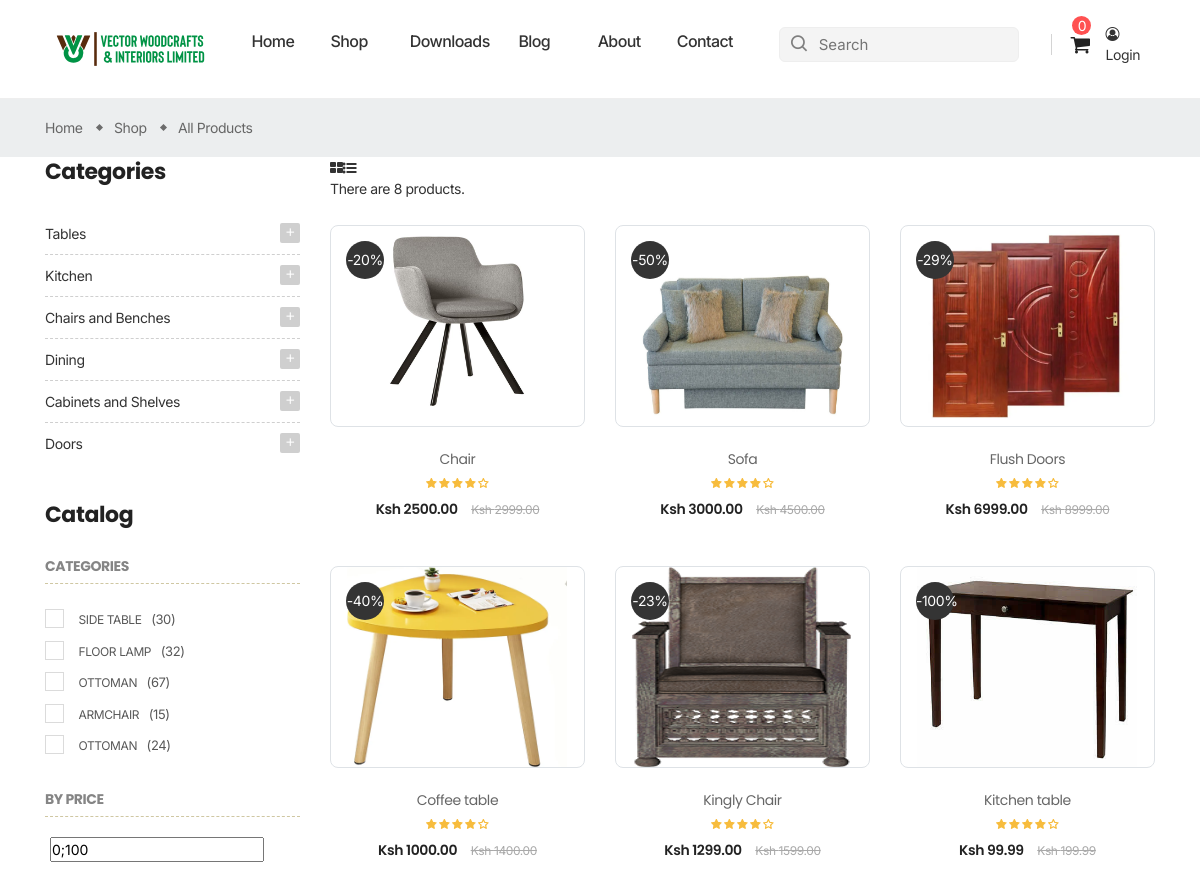
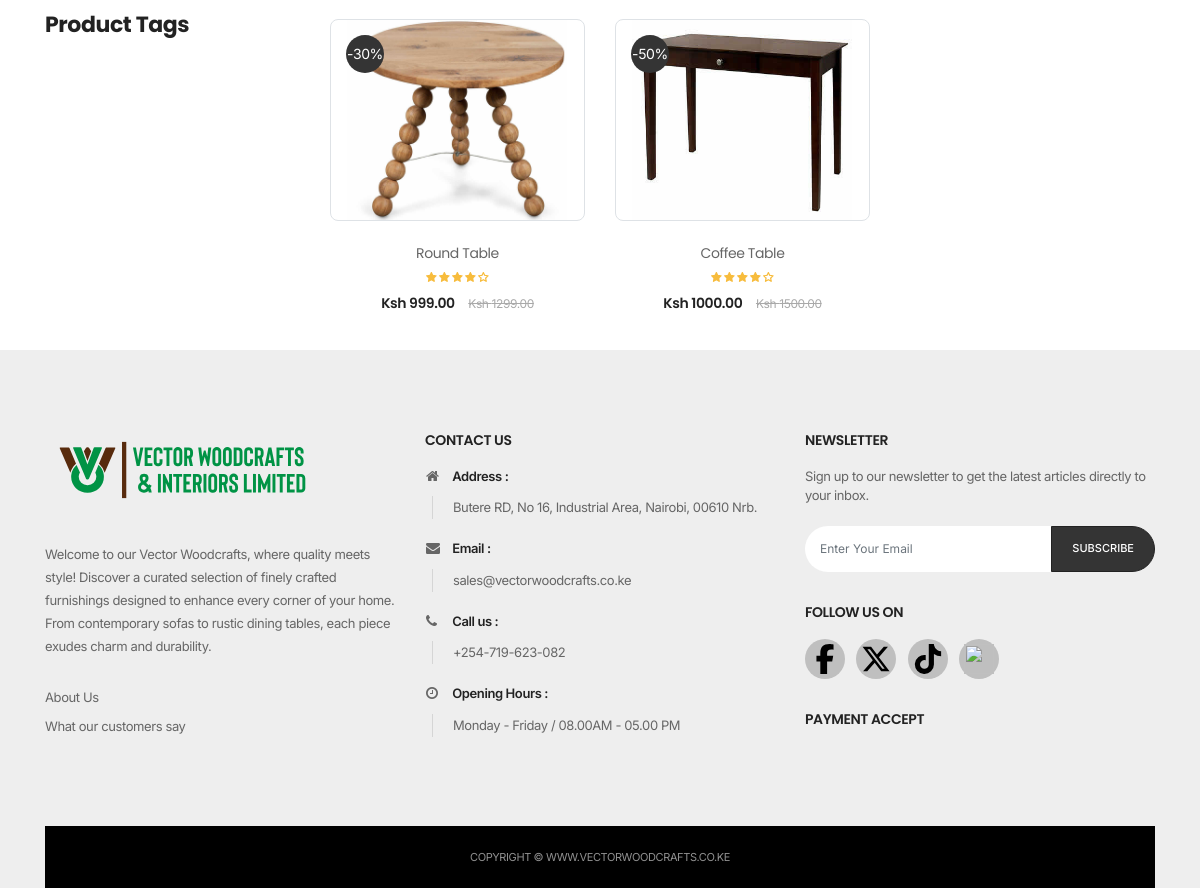
Page /products on the committed database (2 pictures, top to bottom).
### vectorWoodsEcomm/models.py (models this page shows, shortened)
class Category(models.Model):
    cid = ShortUUIDField(unique=True,length = 10, max_length = 20, prefix = "cat", alphabet = "abcdef12345")
    title = models.CharField(max_length=100)
    image = models.ImageField(upload_to="category")
    class Meta:
        verbose_name_plural = "Categories"

class Product(models.Model):
    pid = ShortUUIDField(unique=True,length = 10, max_length = 20, alphabet = "abcdefghijk123456789")
    title = models.CharField(max_length=100)
    category = models.ForeignKey(Category, on_delete=models.SET_NULL, null=True, related_name="category")
    image = models.ImageField(upload_to = "products")
    description = models.TextField(null=True, blank=True, default="This is the product")
    product_status = models.CharField(choices=STATUS_CHOICE,max_length=30, default="processing")
    price = models.DecimalField(max_digits=999999, decimal_places=2, default="99.99")
    old_price = models.DecimalField(max_digits=999999, decimal_places=2, default="199.99")
    tags = TaggableManager(blank=True)
    in_stock = models.BooleanField(default=True)
    featured = models.BooleanField(default=True)
    sku = ShortUUIDField(unique=True,length = 10, max_length = 20,prefix="sku", alphabet = "0123456789")
    date = models.DateField(auto_now_add=True)
    updated = models.DateField(null=True, blank= True)
    class Meta:
        verbose_name_plural = "Products"
    def get_percentage(self):
        new_price = ((self.old_price-self.price)/self.price) * 100
        return new_price

### vectorWoodsEcomm/views.py (the view)
# urls.py: path('products', views.products_view,name='products'),
def products_view(request):
    categories = Category.objects.all()
    products = Product.objects.all().order_by("-id")
    context = {
        "categories" : categories ,
        "products" : products,
    }
    return render(request, 'products.html', context)

### vectorWoodsEcomm/context_processor.py (called while the page is built)
def default(request):
    categories = Category.objects.all()
    product = Product.objects.all()
    return {
        'categories':categories,
        'product':product
    }

### templates/products.html (shortened to what this page needs)
{% extends 'base.html' %}
{% load static %}
{% block content %}
   <section>
    <div class="main-content">
        <div id="wrapper-site">
            <div id="content-wrapper" class="full-width">
                <div id="main">
                    <div class="page-home">
                        <nav class="breadcrumb-bg">
                            <div class="container no-index">
                                <div class="breadcrumb">
                                    <ol>
                                        <li>
                                            <a href="#">
                                                <span>Home</span>
                                            </a>
                                        </li>
                                        <li>
                                            <a href="#">
                                                <span>Shop</span>
                                            </a>
                                        </li>
                                        <li>
                                            <a href="#">
                                                <span>All Products</span>
                                            </a>
                                        </li>
                                    </ol>
                                </div>
                            </div>
                        </nav>
                        <div class="container">
                            <div class="content">
                                <div class="row">
                                    <div class="sidebar-3 sidebar-collection col-lg-3 col-md-4 col-sm-4">
                                        <div class="sidebar-block">
                                            <div class="title-block">Categories</div>
                                            <div class="block-content">
                                               {% for c in categories %}
                                                <div class="cateTitle hasSubCategory open level1">
                                                    <span class="arrow collapsed collapse-icons" data-toggle="collapse" data-target="#kitchen" aria-expanded="false" role="status">
                                                        <i class="zmdi zmdi-plus"></i>
                                                    </span>
                                                    <a class="cateItem" href="{% url 'category' c.cid %}">{{c.title}}</a>
                                                </div>
                                                {% endfor %}
                                            </div>
                                        </div>
                                        <div class="sidebar-block">
                                            <div class="title-block">Catalog</div>
                                            <div class="new-item-content">
                                                <h3 class="title-product">categories</h3>
                                                <ul class="scroll-product">
                                                    <li>
                                                        <label class="check">
                                                            <span class="checkmark"></span>
                                                        </label>
                                                        <a href="#">
                                                            <b>side table</b>
                                                            <span class="quantity">(30)</span>
                                                        </a>
                                                    </li>
                                                    <li>
                                                        <label class="check">
                                                            <span class="checkmark"></span>
                                                        </label>
                                                        <a href="#">
                                                            <b>floor lamp</b>
                                                            <span class="quantity">(32)</span>
                                                        </a>
                                                    </li>
                                                    <li>
                                                        <label class="check">
                                                            <span class="checkmark"></span>
                                                        </label>
                                                        <a href="#">
                                                            <b>ottoman</b>
                                                            <span class="quantity">(67)</span>
                                                        </a>
                                                    </li>
                                                    <li>
                                                        <label class="check">
                                                            <span class="checkmark"></span>
                                                        </label>
                                                        <a href="#">
                                                            <b>armchair</b>
                                                            <span class="quantity">(15)</span>
                                                        </a>
                                                    </li>
                                                    <li>
                                                        <label class="check">
                                                            <span class="checkmark"></span>
                                                        </label>
                                                        <a href="#">
                                                            <b>ottoman</b>
                                                            <span class="quantity">(24)</span>
                                                        </a>
                                                    </li>
                                                </ul>
                                            </div>
                                            <div class="tiva-filter-price new-item-content sidebar-block">
                                                <h3 class="title-product">By Price</h3>
                                                <div id="block_price_filter" class="block">
                                                    <div class="block-content">
                                                        <div id="slider-range" class="tiva-filter">
                                                            <div class="filter-itemprice-filter">
                                                                <div class="layout-slider">
                                                                    <input id="price-filter" name="price" value="0;100" />
                                                                </div>
                                                            </div>
                                                        </div>
                                                    </div>
                                                </div>
                                            </div>
                                        </div>
                                        <div class="sidebar-block product-tags">
                                            <div class="title-block">
                                                Product Tags
                                            </div>
                                        </div>
                                    </div>
                                    <div class="col-sm-8 col-lg-9 col-md-8 product-container">
                                        <div class="js-product-list-top firt nav-top">
                                            <div class="d-flex justify-content-around row">
                                                <div class="col col-xs-12">
                                                    <ul class="nav nav-tabs">
                                                        <li>
                                                            <a href="#grid" data-toggle="tab" class="active show fa fa-th-large"></a>
                                                        </li>
                                                        <li>
                                                            <a href="#list" data-toggle="tab" class="fa fa-list-ul"></a>
                                                        </li>
                                                    </ul>
                                                    <div class="hidden-sm-down total-products">
                                                        <p>There are {{products.count}} products.</p>
                                                    </div>
                                                </div>
                                                <div class="col col-xs-12">
                                                </div>
                                            </div>
                                        </div>
                                        <div class="tab-content product-items">
                                            <div id="grid" class="related tab-pane fade in active show">
                                                <div class="row">
                                                    {% for p in products %}
                                                    <div class="item text-center col-md-4">
                                                        <div class="product-miniature js-product-miniature item-one first-item">
                                                            <div class="thumbnail-container border">
                                                                <a href="{% url 'product_details' p.pid %}">
                                                                    <img style="width: 220px; height: 200px;" class="img-fluid " src="{{p.image.url}}" alt="img">
                                                                </a>
                                                           <div class="product-flags discount">-{{p.get_percentage|floatformat:0}}%</div>
                                                            </div>
                                                            <div class="product-description">
                                                                <div class="product-groups">
                                                                    <div class="product-title">
                                                                        <a href="{% url 'product_details' p.pid %}">{{p.title}}</a>
                                                                    </div>
                                                                    <div class="rating">
                                                                        <div class="star-content">
                                                                            <div class="star"></div>
                                                                            <div class="star"></div>
                                                                            <div class="star"></div>
                                                                            <div class="star"></div>
                                                                            <div class="star"></div>
                                                                        </div>
                                                                    </div>
                                                                    <div class="product-group-price">
                                                                        <div class="product-price-and-shipping">
                                                                            <span class="price">Ksh {{p.price}}</span>
                                                                            <del class="regular-price">Ksh {{p.old_price}}</del>
                                                                        </div>
                                                                    </div>
                                                                </div>
                                                                <div class="product-buttons d-flex justify-content-center">
                                                                </div>
                                                            </div>
                                                        </div>
                                                    </div>
                                                    {% endfor %}
                                                </div>
                                            </div>
                                        </div>
                                    </div>
                                </div>
                            </div>
                        </div>
                    </div>
                </div>
            </div>
        </div>
    </div>
   </section>
    {% endblock %}

### templates/navbar.html (style rules this page uses)
* { margin: 0; padding: 0; box-sizing: border-box; font-family: "Inter", sans-serif; }
:root { --dark-grey: #333333; --medium-grey: #636363; --light-grey: #eeeeee; --ash: #f4f4f4; --primary-color: #2b72fb; --white: white; --border: 1px solid var(--light-grey); --shadow: rgba(0, 0, 0, 0.05) 0px 6px 24px 0px, rgba(0, 0, 0, 0.08) 0px 0px 0px 1px; }
body { font-family: inherit; background-color: var(--white); color: var(--dark-grey); letter-spacing: -0.4px; }
ul { list-style: none; }
a { text-decoration: none; color: inherit; }

### rows in the picture
Category: title "Tables"
Category: title "Kitchen"
Category: title "Chairs and Benches"
Category: title "Dining"
Category: title "Cabinets and Shelves"
Category: title "Doors"
Product: image (picture), get_percentage "20", title "Chair", price "2500.00", old_price "2999.00"
Product: image (picture), get_percentage "50", title "Sofa", price "3000.00", old_price "4500.00"
Product: image (picture), get_percentage "29", title "Flush Doors", price "6999.00", old_price "8999.00"
Product: image (picture), get_percentage "40", title "Coffee table", price "1000.00", old_price "1400.00"
Product: image (picture), get_percentage "23", title "Kingly Chair", price "1299.00", old_price "1599.00"
Product: image (picture), get_percentage "100", title "Kitchen table", price "99.99", old_price "199.99"
Product: image (picture), get_percentage "30", title "Round Table", price "999.00", old_price "1299.00"
Product: image (picture), get_percentage "50", title "Coffee Table", price "1000.00", old_price "1500.00"

### other values in the picture
{{ request.session.cart_data_obj|length }} "0"
{{ products.count }} "8"
